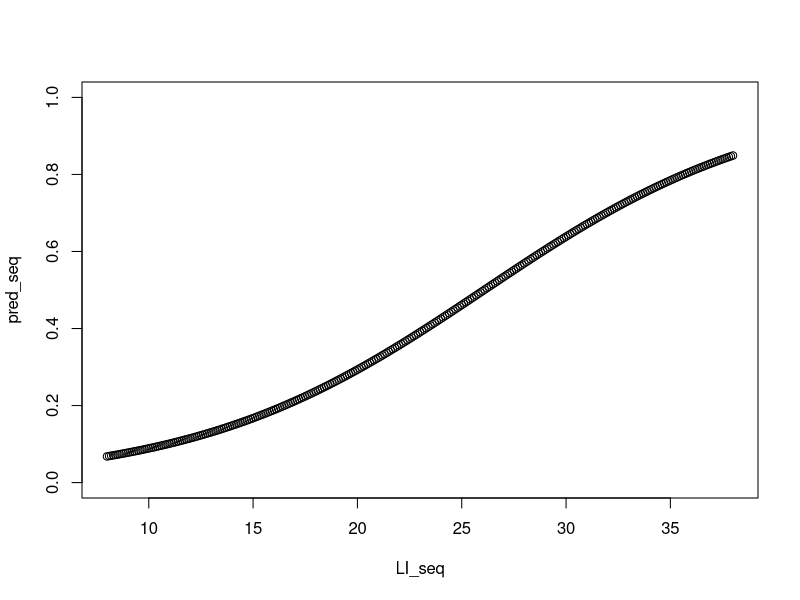

The R source for this figure:
## ---- chunk 1
LI<-c(8,8,10,10,12,12,12,14,14,14,16,16,16,18,20,20,20,22,22,24,26,28,32,34,38,38,38)
y<-c(0,0,0,0,0,0,0,0,0,0,0,0,0,1,1,1,0,1,0,0,1,1,0,1,1,1,0)
fit<-glm(y~LI,family=binomial(link=logit))
summary(fit)
## ---- chunk 2
predict.glm(fit, data.frame(LI = 26), type = "response")
## ---- chunk 3
exp(coef(fit)[2])
## ---- chunk 4
LI_seq = seq(8,38,.1)
pred_seq <- predict.glm(fit,data.frame(LI = LI_seq),type = "response")
plot(LI_seq, pred_seq, ylim = c(0,1))
## ---- chunk 5
beta = coef(fit)[2]
pi   = predict.glm(fit, data.frame(LI = 8), type = "response")
beta*pi*(1 - pi)
## ---- chunk 6
pi = predict.glm(fit,type = "response")
mean(beta*pi*(1 - pi))
## ---- chunk 7
library(lmtest)
lrtest(fit)
## ---- chunk 8
test_stat = 34.372 - 26.073
## ---- chunk 9
exp(confint.default(fit))
## ---- chunk 10
exp(confint(fit))
## ---- chunk 11
shuttle <- read.table("Shuttle.txt",header = TRUE)
head(shuttle)
## ---- chunk 12
fit <- glm(TD ~ Temp, family = binomial, data = shuttle)
summary(fit)
## ---- chunk 13
predict.glm(fit, data.frame(Temp = 31), type = "response")
## ---- chunk 14
beta_0 = coef(fit)[1]
beta_1 = coef(fit)[2]
-beta_0/beta_1
predict.glm(fit, data.frame(Temp = -beta_0/beta_1), type = "response")
